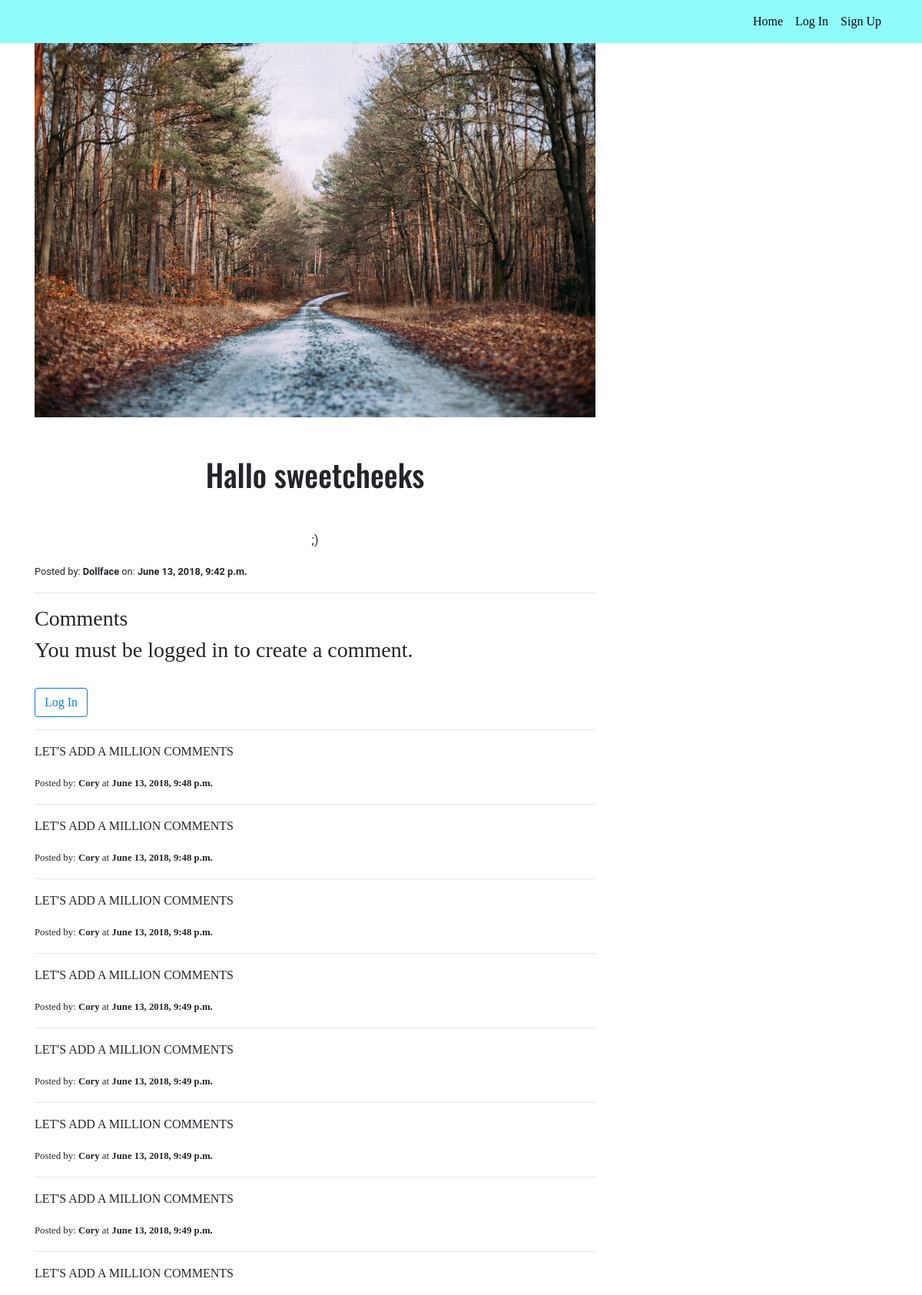
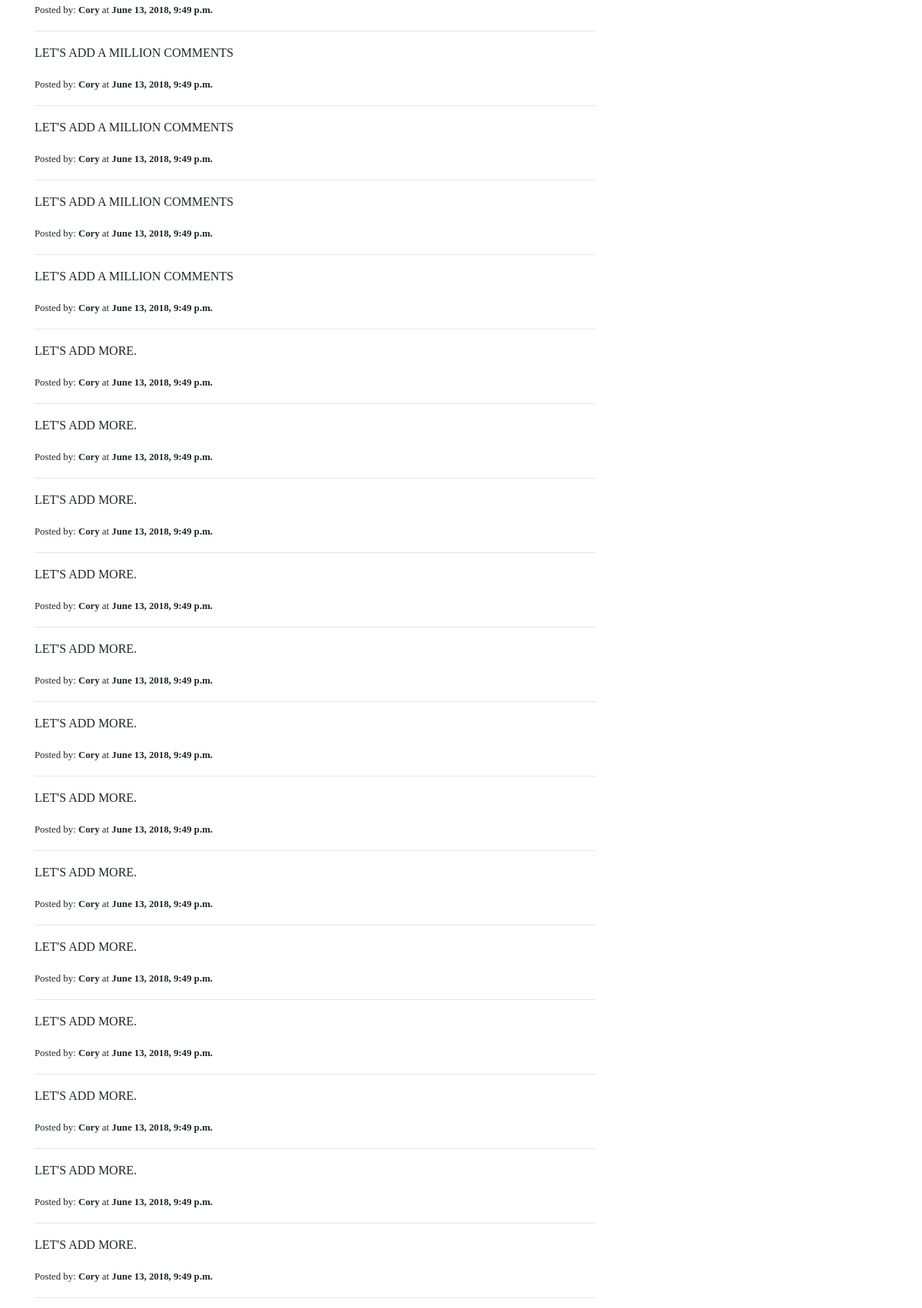
Page /posts/hallo-sweetcheeks/ (upper part) on the committed database (2 pictures, top to bottom).
### posts/models.py (models this page shows, shortened)
class Post(models.Model):
    author = models.ForeignKey(User, on_delete=models.CASCADE, default='')
    title = models.CharField(max_length=255)
    message = models.TextField()
    message_html = models.TextField(editable=False, default='', blank=True)
    image = models.ImageField(default='road.jpeg', blank=True, upload_to='media/')
    slug = models.SlugField(allow_unicode=True, unique=True)
    created_at = models.DateTimeField(auto_now=True)
    class Meta:
        ordering = ['-created_at']

class Comment(models.Model):
    post = models.ForeignKey(Post, related_name='comments', on_delete=models.CASCADE)
    author = models.ForeignKey(User, on_delete=models.CASCADE, default='')
    message = models.TextField(blank=True, default='')
    message_html = models.TextField(editable=False, default='', blank=True)
    created_at = models.DateTimeField(auto_now=True)

### posts/views.py (the view)
# urls.py: re_path(r'(?P<slug>[-\w]+)/', views.post_detail, name='detail'),
def post_detail(request, slug):
    post = Post.objects.get(slug=slug)
    if request.method == 'POST':
        form = forms.CommentForm(request.POST)
        comment = form.save(commit=False)
        comment.post = post
        comment.author = request.user
        comment.save()
        form = forms.CommentForm()
    else:
        form = forms.CommentForm
    context = {
        'title': post.title,
        'form': form,
        'post': post
    }
    return render(request, 'posts/post_detail.html', context)

### posts/templates/posts/post_detail.html (shortened to what this page needs)
{% extends "base.html" %}
{% load bootstrap4 %}
{% block content %}
<div class="container">
    <div class="row">
        <div class="col-md-8">
            <div class="post">
                <img src="{{ post.image.url }}" class="post-img">
                <h1 class="text-center">{{ post.title }}</h1>
                <p class="post-detail-text">{{ post.message_html|safe }}</p>
                <div class="end-content">
                    <small>
                        Posted by: <strong>{{ post.author }}</strong>
                        on: <strong>{{ post.created_at }}</strong>
                    </small>
                </div>
            </div>
            <hr>
            <h3>Comments</h3>
            {% if user.is_authenticated %}
                <div class="comment-form">
                    <form action="{% url 'posts:detail' slug=post.slug %}" method="POST">
                        {% csrf_token %}
                        {% bootstrap_form form %}
                        <input type="submit" value="Add Comment" class="btn btn-outline-primary">
                    </form>
                </div>
            {% else %}
                <h3>You must be logged in to create a comment.</h3><br>
                <a href="{% url 'accounts:login' %}" class="btn btn-outline-primary">Log In</a>
            {% endif %}
            <hr>
            <div class="comments">
                {% if post.comments.all.count > 0 %}
                    {% for comment in post.comments.all %}
                        <p>{{ comment.message|safe }}</p>
                        <small>
                            Posted by: <strong>{{ comment.author }}</strong> at <strong>{{  comment.created_at }}</strong>
                        </small><br>
                        <hr>
                    {% endfor %}
                {% else %}
                    <h4>No comments have been made on this post yet. :(</h4>
                {% endif %}
            </div>
        </div>
    </div>
</div>
{% endblock %}

### assets/css/style.css (style rules this page uses)
:root { --txt-color: #04080f; --box-shadow: 0 0 10px 0 rgba(0, 0, 0, 0.35); }
* { box-sizing: border-box; }
body { overflow-x: hidden; font-family: 'Merriweather' !important; }
.post-img { width: 100%; margin-bottom: 50px; }
.post h1 { font-family: 'Oswald', sans-serif; margin-bottom: 50px; }
.post p, .post small { text-align: center; font-family: 'Roboto'; }

### rows in the picture
Post: image (picture), title "Hallo sweetcheeks", message_html ";)", author "Dollface", created_at "June 13, 2018, 9:42 p.m."
Comment: message "LET'S ADD A MILLION COMMENTS", author "Cory", created_at "June 13, 2018, 9:48 p.m."
Comment: message "LET'S ADD A MILLION COMMENTS", author "Cory", created_at "June 13, 2018, 9:48 p.m."
Comment: message "LET'S ADD A MILLION COMMENTS", author "Cory", created_at "June 13, 2018, 9:48 p.m."
Comment: message "LET'S ADD A MILLION COMMENTS", author "Cory", created_at "June 13, 2018, 9:49 p.m."
Comment: message "LET'S ADD A MILLION COMMENTS", author "Cory", created_at "June 13, 2018, 9:49 p.m."
Comment: message "LET'S ADD A MILLION COMMENTS", author "Cory", created_at "June 13, 2018, 9:49 p.m."
Comment: message "LET'S ADD A MILLION COMMENTS", author "Cory", created_at "June 13, 2018, 9:49 p.m."
Comment: message "LET'S ADD A MILLION COMMENTS", author "Cory", created_at "June 13, 2018, 9:49 p.m."
Comment: message "LET'S ADD A MILLION COMMENTS", author "Cory", created_at "June 13, 2018, 9:49 p.m."
Comment: message "LET'S ADD A MILLION COMMENTS", author "Cory", created_at "June 13, 2018, 9:49 p.m."
Comment: message "LET'S ADD A MILLION COMMENTS", author "Cory", created_at "June 13, 2018, 9:49 p.m."
Comment: message "LET'S ADD A MILLION COMMENTS", author "Cory", created_at "June 13, 2018, 9:49 p.m."
Comment: message "LET'S ADD MORE.", author "Cory", created_at "June 13, 2018, 9:49 p.m."
Comment: message "LET'S ADD MORE.", author "Cory", created_at "June 13, 2018, 9:49 p.m."
Comment: message "LET'S ADD MORE.", author "Cory", created_at "June 13, 2018, 9:49 p.m."
Comment: message "LET'S ADD MORE.", author "Cory", created_at "June 13, 2018, 9:49 p.m."
Comment: message "LET'S ADD MORE.", author "Cory", created_at "June 13, 2018, 9:49 p.m."
Comment: message "LET'S ADD MORE.", author "Cory", created_at "June 13, 2018, 9:49 p.m."
Comment: message "LET'S ADD MORE.", author "Cory", created_at "June 13, 2018, 9:49 p.m."
Comment: message "LET'S ADD MORE.", author "Cory", created_at "June 13, 2018, 9:49 p.m."
Comment: message "LET'S ADD MORE.", author "Cory", created_at "June 13, 2018, 9:49 p.m."
Comment: message "LET'S ADD MORE.", author "Cory", created_at "June 13, 2018, 9:49 p.m."
Comment: message "LET'S ADD MORE.", author "Cory", created_at "June 13, 2018, 9:49 p.m."
Comment: message "LET'S ADD MORE.", author "Cory", created_at "June 13, 2018, 9:49 p.m."
Comment: message "LET'S ADD MORE.", author "Cory", created_at "June 13, 2018, 9:49 p.m."
